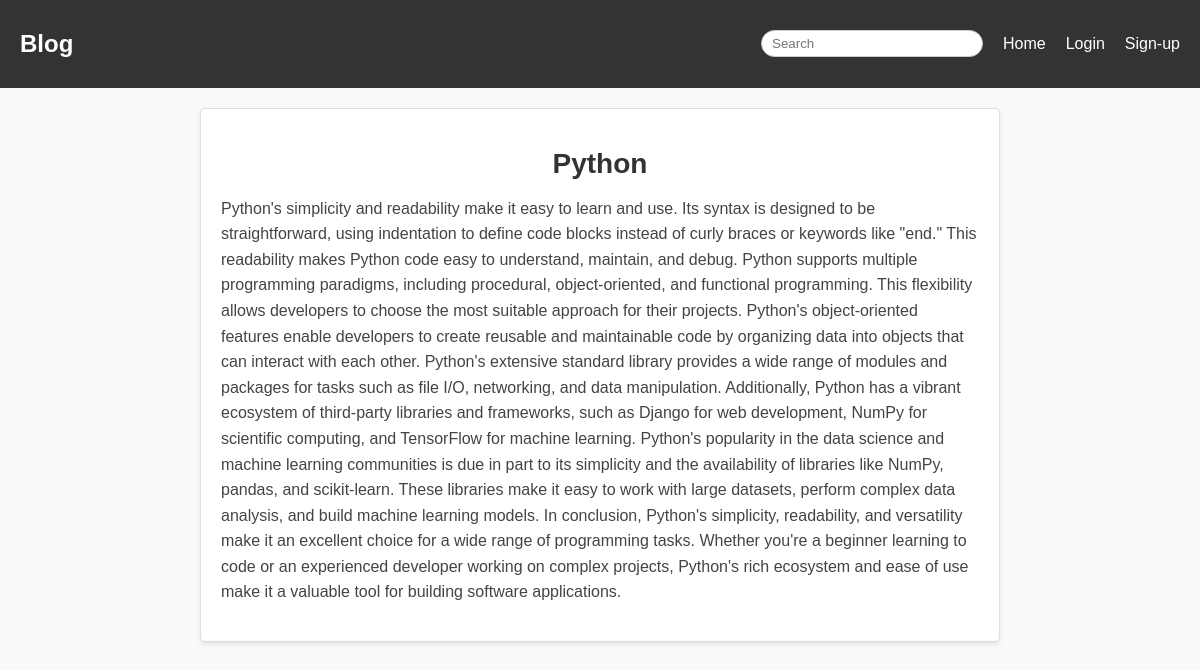
Page /python/ on the committed database.
### base/models.py (models this page shows)
class Post(models.Model):
    title = models.CharField(max_length=255)
    slug = models.SlugField()
    intro = models.TextField()
    body = models.TextField()
    created_at = models.DateTimeField(auto_now_add=True)
    class Meta:
        ordering = ('-created_at',)

### base/views.py (the view)
# urls.py: path('<slug:slug>/', views.detail, name='post_detail'),
def detail(request,  slug):
    post = get_object_or_404(Post, slug=slug)
    return render(request, 'base/detail.html', {'post': post})

### base/templates/base/detail.html (shortened to what this page needs)
{% extends 'core/base.html' %}
{% block content %}
<div>
<div class="detail_container">
    <h1 class="detail_topic-name">{{post.title}}</h1>
    <p class ="body">{{post.body}}</p>
</div>
{% endblock content %}

### static/css/style.css (style rules this page uses)
body { margin: 0; padding: 0; font-family: Arial, sans-serif; background-color: #f4f4f4; }
.detail_container { background-color: #fff; border: 1px solid #ddd; border-radius: 5px; box-shadow: 0 2px 4px rgba(0, 0, 0, 0.1); padding: 20px; margin: 20px auto; max-width: 800px; width: 90%; box-sizing: border-box; }
.detail_topic-name { font-size: 28px; color: #333; margin-bottom: 10px; text-align: center; }
.body { font-size: 16px; color: #444; line-height: 1.6; }
body { font-family: Arial, sans-serif; margin: 0; padding: 0; background-color: #f8f9fa; }

### rows in the picture
Post: title "Python", body "Python's simplicity and readability make it easy to learn and use. Its syntax is designed to be straightforward, using indentation to define code blocks instead of curly braces or keywords like \"end.\" This readability makes Python code easy to understand, maintain, and debug. Python supports multiple programming paradigms, including procedural, object-oriented, and functional programming. This flexibility allows developers to choose the most suitable approach for their projects. Python's object-oriented features enable developers to create reusable and maintainable code by organizing data into objects that can interact with each other. Python's extensive standard library provides a wide…"
